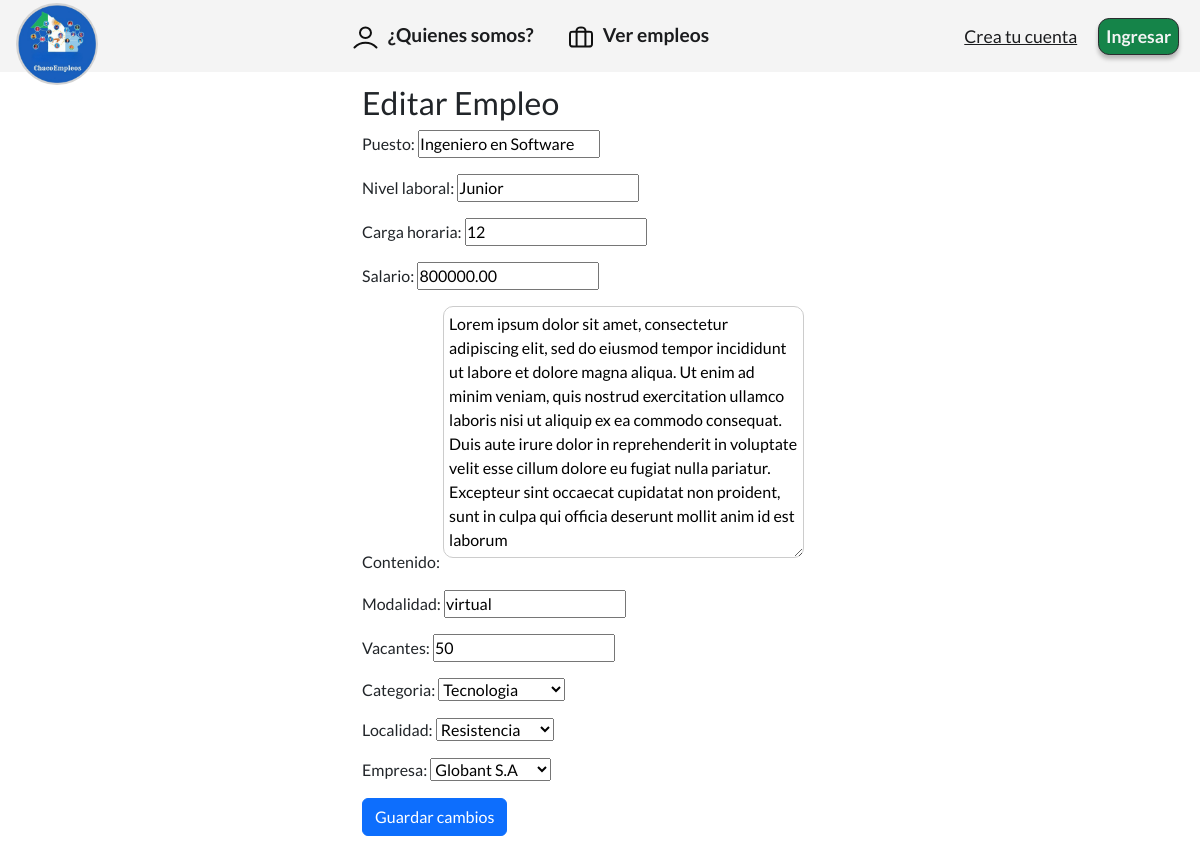
The app's page /empleos/editar_empleo/9/, older data.
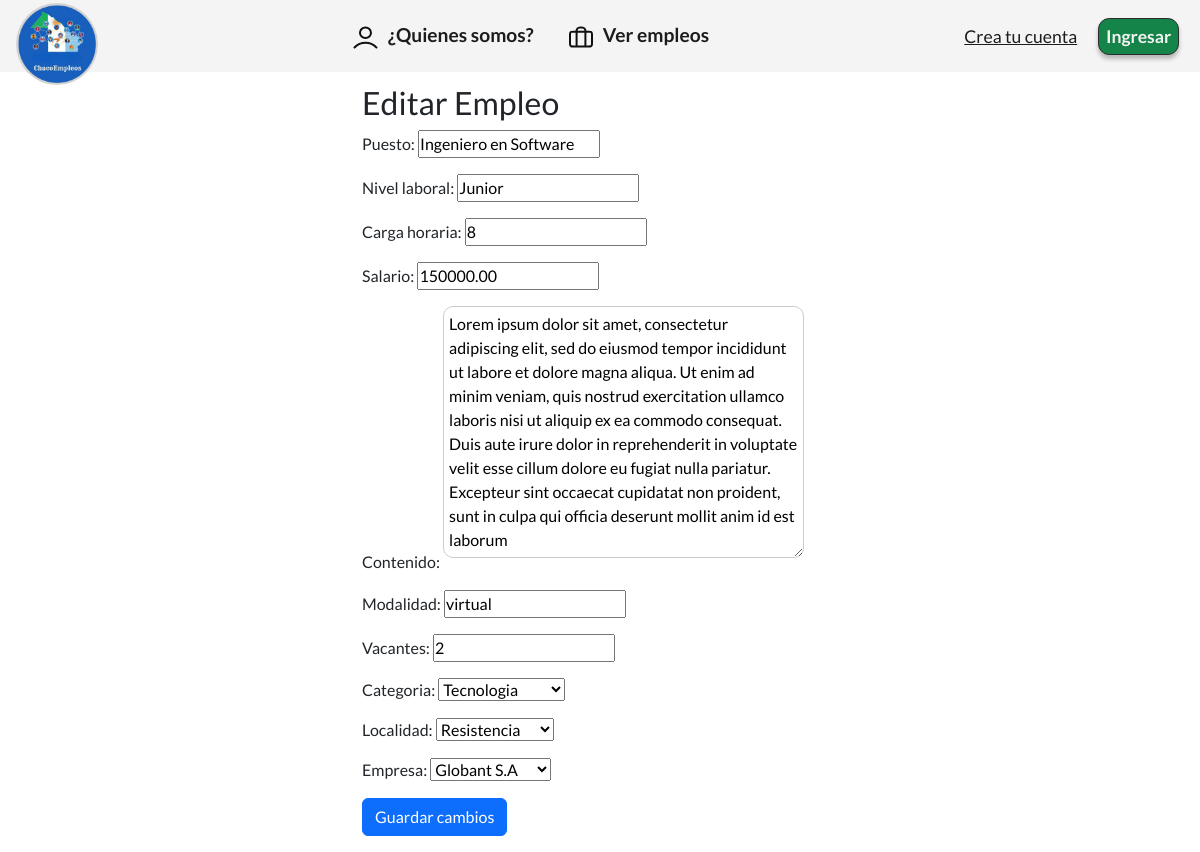
The same page, newer data.
### apps/empleos/models.py (models this page shows, shortened)
class Empleo(models.Model):
    puesto = models.CharField(max_length=40,null=False)
    empresa = models.ForeignKey(Empresa, on_delete=models.CASCADE)
    contenido = models.TextField()
    localidad = models.ForeignKey(Localidad,on_delete=models.CASCADE)
    salario = models.DecimalField(max_digits=10,decimal_places=2)
    nivel_laboral = models.CharField(max_length=20)
    carga_horaria = models.IntegerField()
    fecha_publicacion = models.DateTimeField(default=timezone.now)
    modalidad = models.CharField(max_length=20)
    vacantes = models.IntegerField()
    categoria = models.ForeignKey(Categorias,on_delete=models.CASCADE)
    class Meta:
        ordering = ('-fecha_publicacion',)

### apps/empleos/views.py (the view)
# urls.py: path('editar_empleo/<int:pk>/', EditarEmpleo.as_view(), name='editar_empleo' ),
class EditarEmpleo(UpdateView, LoginRequiredMixin):
    model = Empleo
    form_class = EmpleoForm
    template_name = 'empleos/editar_empleos.html'
    success_url = reverse_lazy('apps.empleos:mis_empleos')

### apps/empleos/forms.py
class EmpleoForm(forms.ModelForm):
    class Meta:
        model = Empleo
        fields = ['puesto', 'nivel_laboral', 'carga_horaria', 'salario',
                  'contenido', 'modalidad', 'vacantes', 'categoria', 'localidad', 'empresa']

### apps/empleos/models.py (called while the page is built)
    def __str__(self) -> str:
        return self.nombre

    def __str__(self) -> str:
        return self.nombre

    def __str__(self):
        return self.nombre

### templates/empleos/editar_empleos.html (shortened to what this page needs)
{% extends 'base.html' %}
{% load static %}
{% block contenido %}
    <div class="container">
        <h2>Editar Empleo</h2>
        <form enctype="multipart/form-data" method="post">{% csrf_token %}
            {{ form.as_p }}
            <button type="submit" class="btn btn-primary mb-3">Guardar cambios</button>
        </form>
    </div>
{% endblock %}

Row changes from the older to the newer data that the page shows:
changed Empleo "Ingeniero en Software": carga_horaria "12" → "8"; salario "800000.00" → "150000.00"; vacantes "50" → "2"
